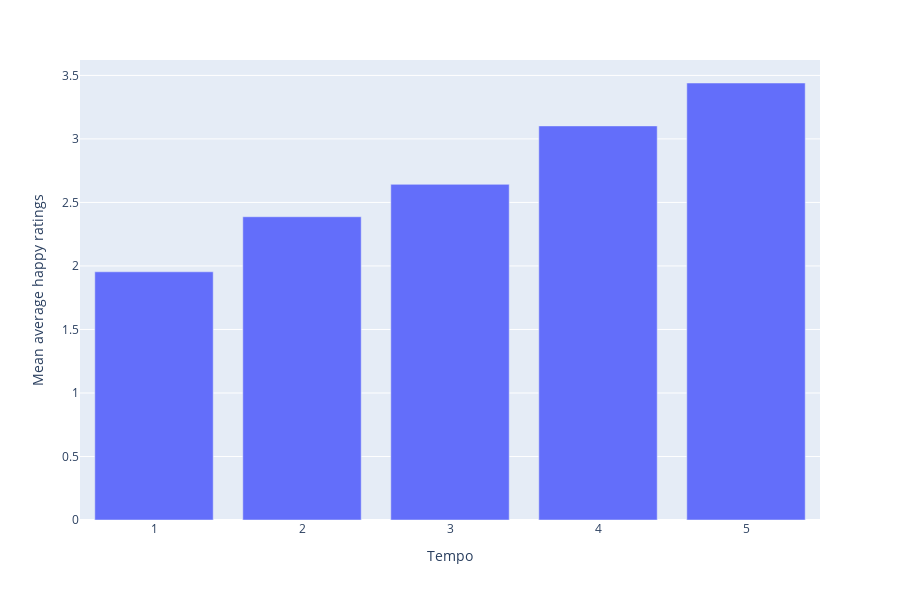

Source (notebook cell):
### Code cell
import plotly.express as px

fig = px.bar(df, x='Tempo', y='Mean average happy ratings')
fig.show()

### Figure 1 — Plotly figure (JSON) as saved in the notebook; plotly's stock layout.template omitted (floating-point values rounded to 4 significant figures)
{"data": [{"alignmentgroup": "True", "hoverlabel": {"namelength": 0}, "hovertemplate": "Tempo=%{x}<br>Mean average happy ratings=%{y}", "legendgroup": "", "marker": {"color": "#636efa"}, "name": "", "offsetgroup": "", "orientation": "v", "showlegend": false, "textposition": "auto", "type": "bar", "x": [1, 2, 3, 4, 5], "xaxis": "x", "y": [1.954, 2.387, 2.642, 3.102, 3.44], "yaxis": "y"}], "layout": {"barmode": "relative", "height": 600, "legend": {"tracegroupgap": 0}, "margin": {"t": 60}, "xaxis": {"anchor": "y", "domain": [0, 1], "title": {"text": "Tempo"}}, "yaxis": {"anchor": "x", "domain": [0, 1], "title": {"text": "Mean average happy ratings"}}}}
